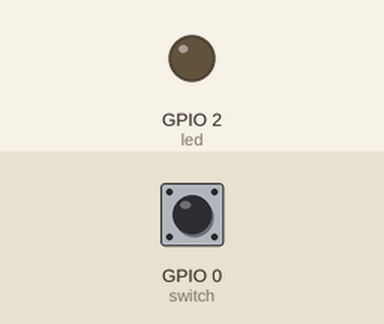
A program run on a simulated ESP32 board running MicroPython. Shown: output pins drawn as LEDs (lit = HIGH). Dashed ring = blinking. The inputs (shaded band) are chosen by the test bench; at power-on: GPIO 0 (switch) HIGH.

Above: at 1.2 s.
1.3 s: GPIO 0 (switch) pulled LOW for 0.15 s
At 1.9 s:
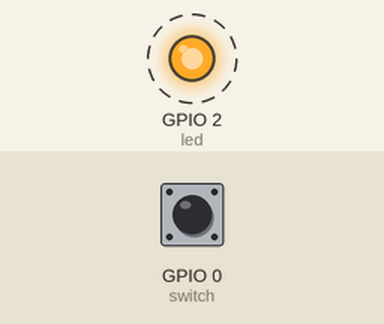
Timing chart, 0 to 10.4 s (numbered marks = the images above; inputs shaded):
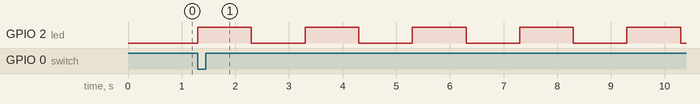

Measured:
- after the input at 1.3 s, GPIO 2 (led): alternates HIGH for 1.0 s and LOW for 1.0 s, starting at once

The program:

pwm.py
```python
# using the pwm module

import machine
import time

led = machine.Pin(2,machine.Pin.OUT)
switch = machine.Pin(0,machine.Pin.IN)

def blink_n_times(num,t_on,t_off,msg):
    counter = 0;
    while (counter < num):
        led.on()
        time.sleep(t_on)
        led.off()
        time.sleep(t_off)
        counter+=1
    print(msg)


while True:
    if(switch.value() ==0):
        blink_n_times(5,1,1,'blinking done')

        
```
